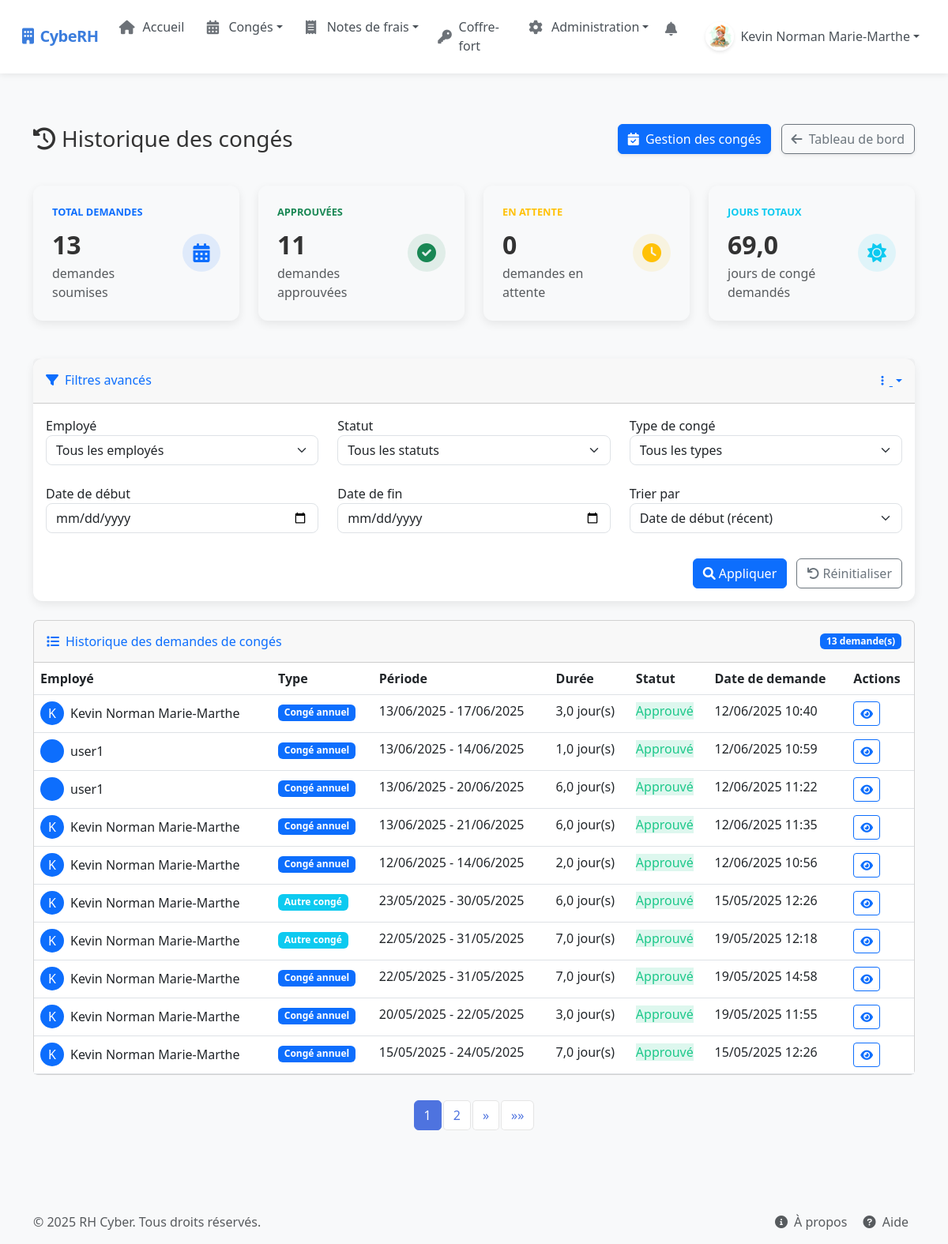
Before: /admin-leave-history/ (signed in) with the older database file.
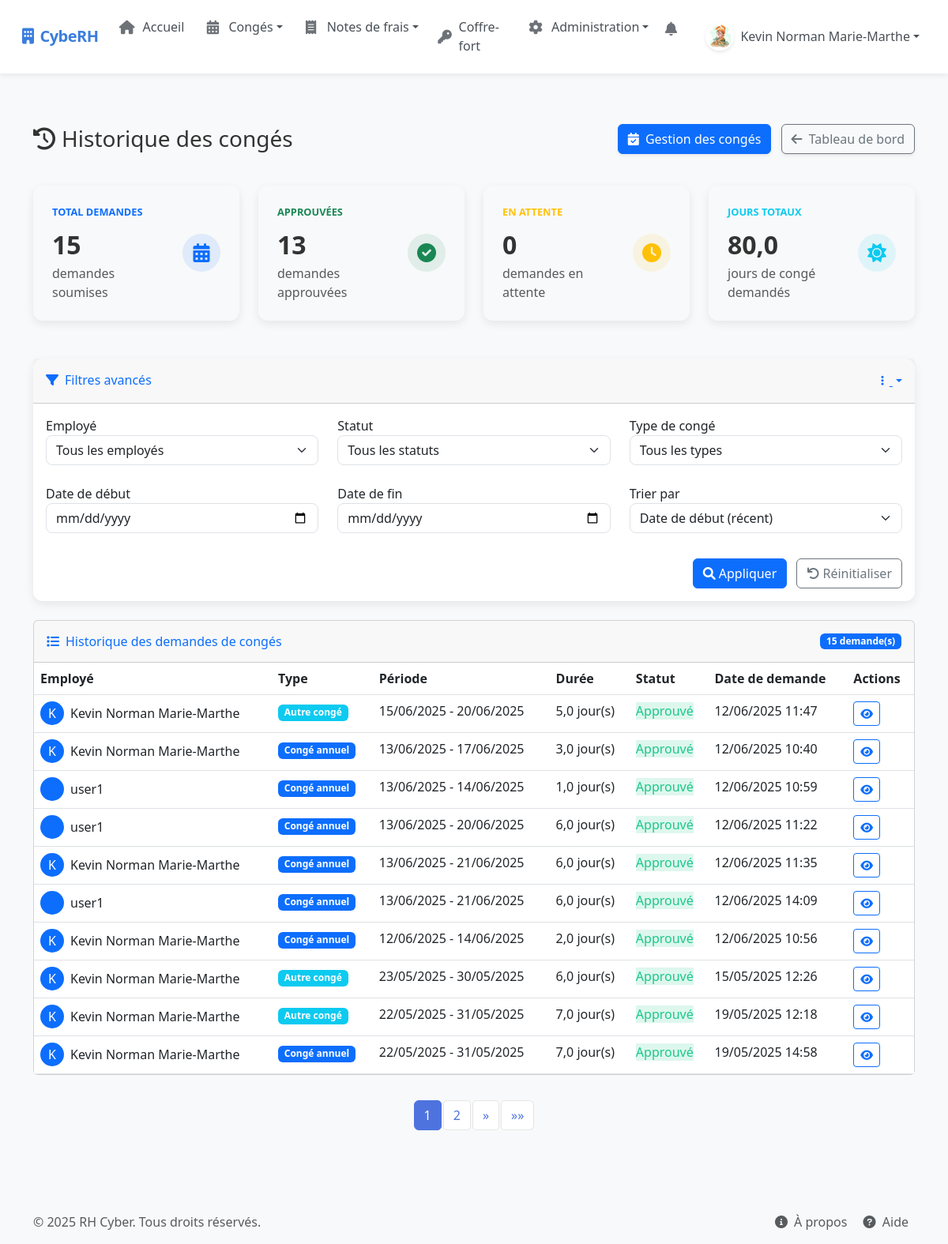
After: the same page with the newer database file.
### rh_management/models.py (models this page shows, shortened)
class LeaveRequest(models.Model):
    LEAVE_TYPES = (
        ('annual', 'Congé annuel'),
        ('sick', 'Congé maladie'),
        ('parental', 'Congé parental'),
        ('unpaid', 'Congé sans solde'),
        ('bereavement', 'Congé pour décès'),
        ('marriage', 'Congé pour mariage'),
        ('moving', 'Congé pour déménagement'),
        ('other', 'Autre')
    )
    STATUS_CHOICES = (
        ('pending', 'En attente'),
        ('approved', 'Approuvé'),
        ('rejected', 'Refusé')
    )
    HALF_DAY_PERIOD_CHOICES = (
        ('morning', 'Matin'),
        ('afternoon', 'Après-midi')
    )
    user = models.ForeignKey(User, on_delete=models.CASCADE, related_name='leave_requests')
    leave_type = models.CharField(max_length=20, choices=LEAVE_TYPES)
    start_date = models.DateField()
    end_date = models.DateField()
    half_day = models.BooleanField(default=False)
    half_day_period = models.CharField(max_length=10, choices=HALF_DAY_PERIOD_CHOICES, default='morning', blank=True)
    reason = models.TextField(blank=True, null=True)
    status = models.CharField(max_length=10, choices=STATUS_CHOICES, default='pending')
    attachment = models.FileField(upload_to='leave_attachments/', blank=True, null=True)
    created_at = models.DateTimeField(auto_now_add=True)
    updated_at = models.DateTimeField(auto_now=True)
    days_requested = models.DecimalField(max_digits=4, decimal_places=1, default=0)
    class Meta:
        ordering = ['-created_at']

### rh_management/views/leave_views.py (the view)
# urls.py: path("admin-leave-history/", admin_leave_history, name="admin_leave_history"),  # Historique admin des congés
@login_required
@user_is_hr_or_admin
def admin_leave_history(request):
    status = request.GET.get('status', '')
    leave_type = request.GET.get('leave_type', '')
    user_id = request.GET.get('user', '')
    start_date = request.GET.get('start_date', '')
    end_date = request.GET.get('end_date', '')
    sort_by = request.GET.get('sort_by', '-start_date')  # Par défaut, tri par date de début décroissante
    queryset = LeaveRequest.objects.all()
    if status:
        queryset = queryset.filter(status=status)
    if leave_type:
        queryset = queryset.filter(leave_type=leave_type)
    if user_id:
        queryset = queryset.filter(user_id=user_id)
    if start_date:
        queryset = queryset.filter(start_date__gte=start_date)
    if end_date:
        queryset = queryset.filter(end_date__lte=end_date)
    queryset = queryset.order_by(sort_by)
    query_params = []
    if status:
        query_params.append(f'status={status}')
    if leave_type:
        query_params.append(f'leave_type={leave_type}')
    if user_id:
        query_params.append(f'user={user_id}')
    if start_date:
        query_params.append(f'start_date={start_date}')
    if end_date:
        query_params.append(f'end_date={end_date}')
    if sort_by != '-start_date':
        query_params.append(f'sort_by={sort_by}')
    query_string = '&'.join(query_params)
    stats = {
        'total_count': queryset.count(),
        'pending_count': queryset.filter(status='pending').count(),
        'approved_count': queryset.filter(status='approved').count(),
        'rejected_count': queryset.filter(status='rejected').count(),
        'total_days': sum(leave.days_requested for leave in queryset),
        'approved_days': sum(leave.days_requested for leave in queryset.filter(status='approved')),
        'pending_days': sum(leave.days_requested for leave in queryset.filter(status='pending')),
    }
    all_users = User.objects.all().order_by('first_name', 'last_name')
    paginator = Paginator(queryset, 10)  # 10 items par page
    page_number = request.GET.get('page', 1)
    leave_requests = paginator.get_page(page_number)
    context = {
        'leave_requests': leave_requests,
        'stats': stats,
        'filters': {
            'status': status,
            'leave_type': leave_type,
            'user_id': int(user_id) if user_id.isdigit() else None,
            'start_date': start_date,
            'end_date': end_date,
            'sort_by': sort_by,
            'query_string': query_string
        },
        'all_users': all_users
    }
    return render(request, 'rh_management/admin_leave_history.html', context)

### rh_management/views/permissions.py (called while the page is built)
def user_is_hr_or_admin(view_func):
    @wraps(view_func)
    def _wrapped_view(request, *args, **kwargs):
        is_admin = request.user.is_staff or request.user.is_superuser
        is_hr = request.user.groups.filter(name='RH').exists()
        if is_admin or is_hr:
            return view_func(request, *args, **kwargs)
        else:
            messages.error(request, "Vous n'avez pas les permissions nécessaires pour accéder à cette page.")
            return redirect('dashboard')
    return _wrapped_view

### templates/rh_management/admin_leave_history.html (shortened to what the changed rows need)
{% extends "base.html" %}
{% load custom_filters %}
{% block content %}
<div class="container py-4">
    <div class="d-sm-flex align-items-center justify-content-between history-header">
        <h1 class="h3 mb-0 text-gray-800"><i class="fas fa-history me-2"></i>Historique des congés</h1>
    </div>
    <div class="row mb-4">
        <div class="col-xl-3 col-md-6 mb-4">
            <div class="stats-card animate-fade-in-up" style="animation-delay: 0.1s;">
                <div class="card-body">
                    <div class="row no-gutters align-items-center">
                        <div class="col mr-2">
                            <div class="stats-header text-primary">TOTAL DEMANDES</div>
                            <div class="stats-value">{{ stats.total_count }}</div>
                            <div class="text-xs text-muted">demandes soumises</div>
                        </div>
                    </div>
                </div>
            </div>
        </div>
        <div class="col-xl-3 col-md-6 mb-4">
            <div class="stats-card animate-fade-in-up" style="animation-delay: 0.2s;">
                <div class="card-body">
                    <div class="row no-gutters align-items-center">
                        <div class="col mr-2">
                            <div class="stats-header text-success">APPROUVÉES</div>
                            <div class="stats-value">{{ stats.approved_count }}</div>
                            <div class="text-xs text-muted">demandes approuvées</div>
                        </div>
                    </div>
                </div>
            </div>
        </div>
        <div class="col-xl-3 col-md-6 mb-4">
            <div class="stats-card animate-fade-in-up" style="animation-delay: 0.4s;">
                <div class="card-body">
                    <div class="row no-gutters align-items-center">
                        <div class="col mr-2">
                            <div class="stats-header text-info">JOURS TOTAUX</div>
                            <div class="stats-value">{{ stats.total_days }}</div>
                            <div class="text-xs text-muted">jours de congé demandés</div>
                        </div>
                    </div>
                </div>
            </div>
        </div>
    </div>
    {% if leave_requests %}
        <div class="card mb-4 animate-fade-in-up" style="animation-delay: 0.6s;">
            <div class="card-header py-3 d-flex flex-row align-items-center justify-content-between">
                <h6 class="m-0 font-weight-bold text-primary"><i class="fas fa-list me-2"></i>Historique des demandes de congés</h6>
                <span class="badge bg-primary">{{ leave_requests.paginator.count }} demande(s)</span>
            </div>
            <div class="card-body p-0">
                <div class="table-responsive">
                    <table class="table table-hover mb-0">
                        <thead class="bg-light">
                            <tr>
                                <th>Employé</th>
                                <th>Type</th>
                                <th>Période</th>
                                <th>Durée</th>
                                <th>Statut</th>
                                <th>Date de demande</th>
                                <th>Actions</th>
                            </tr>
                        </thead>
                        <tbody>
                            {% for leave in leave_requests %}
                            <tr>
                                <td>
                                    <div class="d-flex align-items-center">
                                        {% if leave.user.profile.picture %}
                                            <img src="{{ leave.user.profile.picture.url }}" class="rounded-circle me-2" width="30" height="30" alt="{{ leave.user.username }}">
                                        {% else %}
                                            <div class="rounded-circle me-2 bg-primary text-white d-flex align-items-center justify-content-center" style="width:30px;height:30px">{{ leave.user.first_name|first|upper }}</div>
                                        {% endif %}
                                        <div>{{ leave.user.get_full_name|default:leave.user.username }}</div>
                                    </div>
                                </td>
                                <td>
                                    {% if leave.leave_type == 'annual' %}
                                    <span class="badge bg-primary">Congé annuel</span>
                                    {% elif leave.leave_type == 'sick' %}
                                    <span class="badge bg-warning">Congé maladie</span>
                                    {% else %}
                                    <span class="badge bg-info">Autre congé</span>
                                    {% endif %}
                                </td>
                                <td>
                                    <span>{{ leave.start_date|date:"d/m/Y" }}</span>
                                    {% if leave.start_date != leave.end_date %}
                                    <span> - {{ leave.end_date|date:"d/m/Y" }}</span>
                                    {% endif %}
                                </td>
                                <td>{{ leave.days_requested }} jour(s)</td>
                                <td>
                                    {% if leave.status == 'pending' %}
                                    <span class="status-badge status-pending">En attente</span>
                                    {% elif leave.status == 'approved' %}
                                    <span class="status-badge status-approved">Approuvé</span>
                                    {% elif leave.status == 'rejected' %}
                                    <span class="status-badge status-rejected">Refusé</span>
                                    {% endif %}
                                </td>
                                <td>{{ leave.created_at|date:"d/m/Y H:i" }}</td>
                                <td>
                                    <button class="btn btn-sm btn-outline-primary view-details" data-bs-toggle="modal" data-bs-target="#leaveModal{{ leave.id }}">
                                        <i class="fas fa-eye"></i>
                                    </button>
                                </td>
                            </tr>
                            {% endfor %}
                        </tbody>
                    </table>
                </div>
            </div>
        </div>
        <div class="pagination-container">
            <ul class="pagination">
                {% for i in leave_requests.paginator.page_range %}
                    {% if leave_requests.number == i %}
                        <li class="page-item active"><a class="page-link" href="#">{{ i }}</a></li>
                    {% elif i > leave_requests.number|add:'-3' and i < leave_requests.number|add:'3' %}
                        <li class="page-item">
                            <a class="page-link" href="?page={{ i }}{% if filters.query_string %}&{{ filters.query_string }}{% endif %}">{{ i }}</a>
                        </li>
                    {% endif %}
                {% endfor %}
                {% if leave_requests.has_next %}
                    <li class="page-item">
                        <a class="page-link" href="?page={{ leave_requests.next_page_number }}{% if filters.query_string %}&{{ filters.query_string }}{% endif %}" aria-label="Suivant">
                            <span aria-hidden="true">&raquo;</span>
                        </a>
                    </li>
                    <li class="page-item">
                        <a class="page-link" href="?page={{ leave_requests.paginator.num_pages }}{% if filters.query_string %}&{{ filters.query_string }}{% endif %}" aria-label="Dernière page">
                            <span aria-hidden="true">&raquo;&raquo;</span>
                        </a>
                    </li>
                {% endif %}
            </ul>
        </div>
    {% endif %}
</div>
{% endblock %}

Changed rows visible on the page:
no longer on this page (row unchanged): LeaveRequest: user.first_name|first "K", user.get_full_name "Kevin Norman Marie-Marthe", leave_type "Congé annuel", start_date "20/05/2025", end_date "22/05/2025", days_requested "3,0", status "Approuvé", created_at "19/05/2025 11:55"
no longer on this page (row unchanged): LeaveRequest: user.first_name|first "K", user.get_full_name "Kevin Norman Marie-Marthe", leave_type "Congé annuel", start_date "15/05/2025", end_date "24/05/2025", days_requested "7,0", status "Approuvé", created_at "15/05/2025 12:26"
added LeaveRequest: user.first_name|first "K", user.get_full_name "Kevin Norman Marie-Marthe", leave_type "Autre congé", start_date "15/06/2025", end_date "20/06/2025", days_requested "5,0", status "Approuvé", created_at "12/06/2025 11:47"
added LeaveRequest: user.get_full_name "user1", leave_type "Congé annuel", start_date "13/06/2025", end_date "21/06/2025", days_requested "6,0", status "Approuvé", created_at "12/06/2025 14:09"
Other visible differences:
{{ stats.total_count }}: "13" → "15"
{{ stats.approved_count }}: "11" → "13"
{{ stats.total_days }}: "69,0" → "80,0"
{{ leave_requests.paginator.count }}: "13" → "15"
